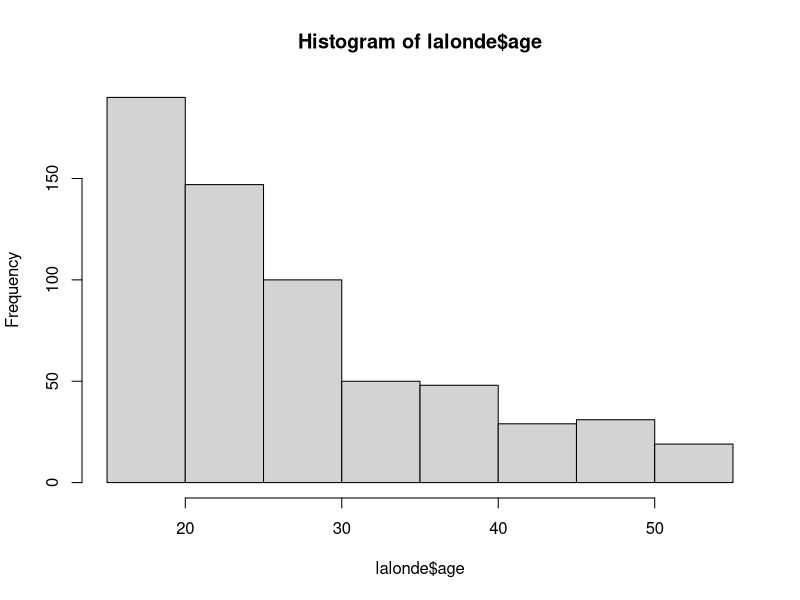
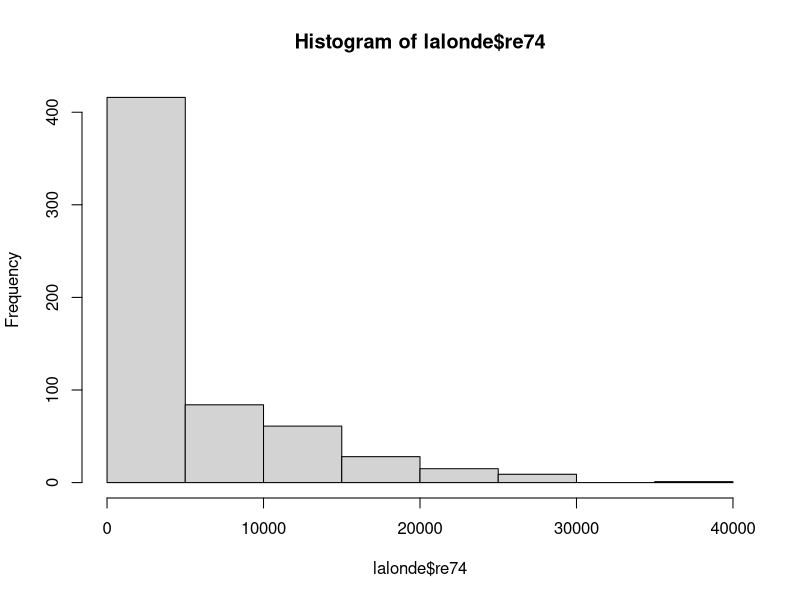

R code for these plots, in order: (Note: this script raises an error after producing the figures.)
## ---- chunk 1
library(tidyverse)
library(MatchIt)
library(randomForest)
data("lalonde")
## ---- chunk 2
# set the random number generator to a specific state
set.seed(111)

# fit the outcome model using random forests
outcome_model <- randomForest(re78 ~ treat*(race + age +married + nodegree + re74), 
                              data = lalonde)
## ---- chunk 3
# Your code goes here
## ---- chunk 4
propensity_scores <- glm(treat ~race + age +married + nodegree + re74, family = binomial, data = lalonde)
## ---- chunk 5
# Your code goes here
## ---- chunk 6
lalonde_sub <- 
  lalonde[c("NSW185","PSID250","PSID303"),] %>%
  select(treat,age,re74) %>%
  data.frame(row.names= c("Ind1", "Ind2", "Ind3")) 

lalonde_sub_0 <- 
  lalonde_sub %>%
  filter(treat==0)

print(lalonde_sub)

## ---- chunk 7
hist(lalonde$age)
hist(lalonde$re74)
## ---- chunk 8
age_ind1 = lalonde_sub["Ind1","age"]
re74_ind1 = lalonde_sub["Ind1","re74"]

lalonde_sub_0 %>% 
  mutate(age_dif= ...,
         re74_dif = ...,
         euc_dis = sqrt(...)) %>%
  select(euc_dis)
## ---- chunk 9
## the contrivance matrix for age and re74 based on the entire dateset:
Sigma = cov(lalonde[,c("age","re74")])

# standard deviation of age
sqrt(Sigma[1,1])
# standard deviation of income in 1974
sqrt(Sigma[2,2])

lalonde_sub_0 <- 
  lalonde_sub_0 %>% 
  mutate(age_dif= ...,
         re74_dif = ...)

## the matrix of differences
L <- as.matrix(lalonde_sub_0[,c("age_dif","re74_dif")])

m_dis_ind2 <- sqrt(L["Ind2",] %*% solve(Sigma) %*%  L["Ind2",])
m_dis_ind3 <- ...

m_dis <- c("Ind2" = m_dis_ind2, "Ind3" = m_dis_ind3)
print(cbind(m_dis))

## ---- chunk 10
# Your code goes here
## ---- chunk 11
